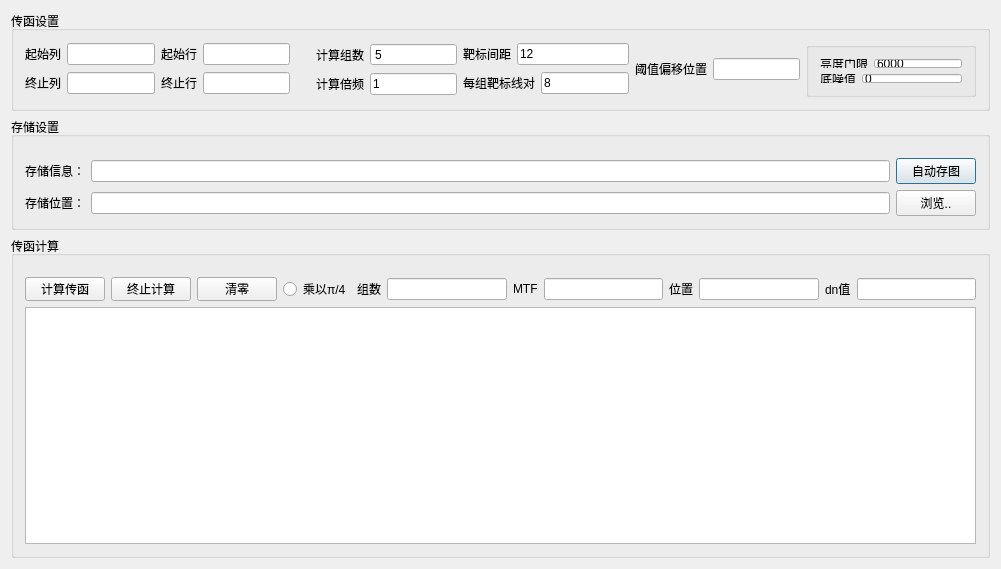
<?xml version="1.0" encoding="UTF-8"?>
<ui version="4.0">
 <class>MTF</class>
 <widget class="QDialog" name="MTF">
  <property name="geometry">
   <rect>
    <x>0</x>
    <y>0</y>
    <width>1001</width>
    <height>569</height>
   </rect>
  </property>
  <property name="windowTitle">
   <string>MTF</string>
  </property>
  <layout class="QVBoxLayout" name="verticalLayout">
   <item>
    <widget class="QGroupBox" name="groupBox">
     <property name="minimumSize">
      <size>
       <width>0</width>
       <height>100</height>
      </size>
     </property>
     <property name="maximumSize">
      <size>
       <width>16777215</width>
       <height>100</height>
      </size>
     </property>
     <property name="title">
      <string>传函设置</string>
     </property>
     <property name="flat">
      <bool>false</bool>
     </property>
     <layout class="QHBoxLayout" name="horizontalLayout" stretch="0,0,0,0,0,0,0">
      <item>
       <layout class="QVBoxLayout" name="verticalLayout_9">
        <item>
         <layout class="QHBoxLayout" name="horizontalLayout_15">
          <item>
           <widget class="QLabel" name="label_11">
            <property name="text">
             <string>起始列</string>
            </property>
           </widget>
          </item>
          <item>
           <widget class="QLineEdit" name="lineEdit_start_col"/>
          </item>
         </layout>
        </item>
        <item>
         <layout class="QHBoxLayout" name="horizontalLayout_14">
          <item>
           <widget class="QLabel" name="label_10">
            <property name="text">
             <string>终止列</string>
            </property>
           </widget>
          </item>
          <item>
           <widget class="QLineEdit" name="lineEdit_end_col"/>
          </item>
         </layout>
        </item>
       </layout>
      </item>
      <item>
       <layout class="QVBoxLayout" name="verticalLayout_10">
        <item>
         <layout class="QHBoxLayout" name="horizontalLayout_17">
          <item>
           <widget class="QLabel" name="label_12">
            <property name="text">
             <string>起始行</string>
            </property>
           </widget>
          </item>
          <item>
           <widget class="QLineEdit" name="lineEdit_start_row"/>
          </item>
         </layout>
        </item>
        <item>
         <layout class="QHBoxLayout" name="horizontalLayout_19">
          <item>
           <widget class="QLabel" name="label_17">
            <property name="text">
             <string>终止行</string>
            </property>
           </widget>
          </item>
          <item>
           <widget class="QLineEdit" name="lineEdit_end_row"/>
          </item>
         </layout>
        </item>
       </layout>
      </item>
      <item>
       <spacer name="horizontalSpacer">
        <property name="orientation">
         <enum>Qt::Horizontal</enum>
        </property>
        <property name="sizeHint" stdset="0">
         <size>
          <width>40</width>
          <height>20</height>
         </size>
        </property>
       </spacer>
      </item>
      <item>
       <layout class="QVBoxLayout" name="verticalLayout_7">
        <item>
         <layout class="QHBoxLayout" name="horizontalLayout_10">
          <item>
           <widget class="QLabel" name="label_6">
            <property name="text">
             <string>计算组数</string>
            </property>
           </widget>
          </item>
          <item>
           <widget class="QSpinBox" name="spinBox_mtf_array">
            <property name="sizePolicy">
             <sizepolicy hsizetype="Expanding" vsizetype="Fixed">
              <horstretch>0</horstretch>
              <verstretch>0</verstretch>
             </sizepolicy>
            </property>
            <property name="frame">
             <bool>true</bool>
            </property>
            <property name="buttonSymbols">
             <enum>QAbstractSpinBox::NoButtons</enum>
            </property>
            <property name="accelerated">
             <bool>false</bool>
            </property>
            <property name="suffix">
             <string/>
            </property>
            <property name="minimum">
             <number>1</number>
            </property>
            <property name="maximum">
             <number>10</number>
            </property>
            <property name="value">
             <number>5</number>
            </property>
           </widget>
          </item>
         </layout>
        </item>
        <item>
         <layout class="QHBoxLayout" name="horizontalLayout_11">
          <item>
           <widget class="QLabel" name="label_4">
            <property name="text">
             <string>计算倍频</string>
            </property>
           </widget>
          </item>
          <item>
           <widget class="QLineEdit" name="lineEdit_mtf_sample">
            <property name="text">
             <string>1</string>
            </property>
           </widget>
          </item>
         </layout>
        </item>
       </layout>
      </item>
      <item>
       <layout class="QVBoxLayout" name="verticalLayout_5">
        <item>
         <layout class="QHBoxLayout" name="horizontalLayout_6">
          <item>
           <widget class="QLabel" name="label_3">
            <property name="text">
             <string>靶标间距</string>
            </property>
           </widget>
          </item>
          <item>
           <widget class="QLineEdit" name="lineEdit_mtf_to_mtf">
            <property name="text">
             <string>12</string>
            </property>
           </widget>
          </item>
         </layout>
        </item>
        <item>
         <layout class="QHBoxLayout" name="horizontalLayout_7">
          <item>
           <widget class="QLabel" name="label_21">
            <property name="text">
             <string>每组靶标线对</string>
            </property>
           </widget>
          </item>
          <item>
           <widget class="QLineEdit" name="lineEdit_mtf_count">
            <property name="text">
             <string>8</string>
            </property>
           </widget>
          </item>
         </layout>
        </item>
       </layout>
      </item>
      <item>
       <layout class="QVBoxLayout" name="verticalLayout_8">
        <item>
         <layout class="QHBoxLayout" name="horizontalLayout_20">
          <item>
           <widget class="QLabel" name="label_23">
            <property name="text">
             <string>阈值偏移位置</string>
            </property>
           </widget>
          </item>
          <item>
           <widget class="QLineEdit" name="lineEdit_mtf_seek_pos">
            <property name="text">
             <string/>
            </property>
           </widget>
          </item>
         </layout>
        </item>
       </layout>
      </item>
      <item>
       <widget class="QGroupBox" name="groupBox_hide">
        <layout class="QVBoxLayout" name="verticalLayout_hide" stretch="0,0">
         <item>
          <layout class="QHBoxLayout" name="horizontalLayout_5">
           <item>
            <widget class="QLabel" name="label_5">
             <property name="text">
              <string>亮度门限</string>
             </property>
            </widget>
           </item>
           <item>
            <widget class="QLineEdit" name="lineEdit_target_th">
             <property name="text">
              <string>6000</string>
             </property>
            </widget>
           </item>
          </layout>
         </item>
         <item>
          <layout class="QHBoxLayout" name="horizontalLayout_18">
           <item>
            <widget class="QLabel" name="label_18">
             <property name="text">
              <string>底噪值</string>
             </property>
            </widget>
           </item>
           <item>
            <widget class="QLineEdit" name="lineEdit_bottom_noise">
             <property name="text">
              <string>0</string>
             </property>
            </widget>
           </item>
          </layout>
         </item>
        </layout>
       </widget>
      </item>
     </layout>
    </widget>
   </item>
   <item>
    <widget class="QGroupBox" name="groupBox_3">
     <property name="title">
      <string>存储设置</string>
     </property>
     <layout class="QHBoxLayout" name="horizontalLayout_2">
      <item>
       <layout class="QVBoxLayout" name="verticalLayout_2">
        <item>
         <spacer name="verticalSpacer">
          <property name="orientation">
           <enum>Qt::Vertical</enum>
          </property>
          <property name="sizeType">
           <enum>QSizePolicy::Fixed</enum>
          </property>
          <property name="sizeHint" stdset="0">
           <size>
            <width>20</width>
            <height>10</height>
           </size>
          </property>
         </spacer>
        </item>
        <item>
         <layout class="QHBoxLayout" name="horizontalLayout_12">
          <item>
           <widget class="QLabel" name="label_8">
            <property name="text">
             <string>存储信息：</string>
            </property>
           </widget>
          </item>
          <item>
           <widget class="QLineEdit" name="lineEdit_save_info"/>
          </item>
          <item>
           <widget class="QPushButton" name="pushButton_save">
            <property name="minimumSize">
             <size>
              <width>70</width>
              <height>20</height>
             </size>
            </property>
            <property name="baseSize">
             <size>
              <width>70</width>
              <height>20</height>
             </size>
            </property>
            <property name="text">
             <string>自动存图</string>
            </property>
           </widget>
          </item>
         </layout>
        </item>
        <item>
         <layout class="QHBoxLayout" name="horizontalLayout_16">
          <item>
           <widget class="QLabel" name="label_16">
            <property name="text">
             <string>存储位置：</string>
            </property>
           </widget>
          </item>
          <item>
           <widget class="QLineEdit" name="lineEdit_folder"/>
          </item>
          <item>
           <widget class="QPushButton" name="pushButton_folder">
            <property name="minimumSize">
             <size>
              <width>70</width>
              <height>20</height>
             </size>
            </property>
            <property name="baseSize">
             <size>
              <width>70</width>
              <height>20</height>
             </size>
            </property>
            <property name="text">
             <string>浏览..</string>
            </property>
           </widget>
          </item>
         </layout>
        </item>
       </layout>
      </item>
     </layout>
    </widget>
   </item>
   <item>
    <widget class="QGroupBox" name="groupBox_2">
     <property name="title">
      <string>传函计算</string>
     </property>
     <layout class="QVBoxLayout" name="verticalLayout_3">
      <item>
       <spacer name="verticalSpacer_2">
        <property name="orientation">
         <enum>Qt::Vertical</enum>
        </property>
        <property name="sizeType">
         <enum>QSizePolicy::Fixed</enum>
        </property>
        <property name="sizeHint" stdset="0">
         <size>
          <width>5</width>
          <height>10</height>
         </size>
        </property>
       </spacer>
      </item>
      <item>
       <layout class="QHBoxLayout" name="horizontalLayout_3">
        <item>
         <widget class="QPushButton" name="pushButton_startCal">
          <property name="minimumSize">
           <size>
            <width>70</width>
            <height>20</height>
           </size>
          </property>
          <property name="text">
           <string>计算传函</string>
          </property>
         </widget>
        </item>
        <item>
         <widget class="QPushButton" name="pushButton_stopCal">
          <property name="minimumSize">
           <size>
            <width>70</width>
            <height>20</height>
           </size>
          </property>
          <property name="text">
           <string>终止计算</string>
          </property>
         </widget>
        </item>
        <item>
         <widget class="QPushButton" name="pushButton_Zero">
          <property name="minimumSize">
           <size>
            <width>70</width>
            <height>20</height>
           </size>
          </property>
          <property name="text">
           <string>清零</string>
          </property>
         </widget>
        </item>
        <item>
         <widget class="QRadioButton" name="radioButton_ctf">
          <property name="text">
           <string>乘以π/4</string>
          </property>
         </widget>
        </item>
        <item>
         <widget class="QLabel" name="label_13">
          <property name="text">
           <string>组数</string>
          </property>
         </widget>
        </item>
        <item>
         <widget class="QLineEdit" name="lineEdit_mtf_array_max">
          <property name="readOnly">
           <bool>true</bool>
          </property>
         </widget>
        </item>
        <item>
         <widget class="QLabel" name="label_14">
          <property name="text">
           <string>MTF</string>
          </property>
         </widget>
        </item>
        <item>
         <widget class="QLineEdit" name="lineEdit_mtf_max">
          <property name="readOnly">
           <bool>true</bool>
          </property>
         </widget>
        </item>
        <item>
         <widget class="QLabel" name="label_15">
          <property name="text">
           <string>位置</string>
          </property>
         </widget>
        </item>
        <item>
         <widget class="QLineEdit" name="lineEdit_mtf_position_max">
          <property name="readOnly">
           <bool>true</bool>
          </property>
         </widget>
        </item>
        <item>
         <widget class="QLabel" name="label_20">
          <property name="text">
           <string>dn值</string>
          </property>
         </widget>
        </item>
        <item>
         <widget class="QLineEdit" name="lineEdit_mtf_dn_max">
          <property name="readOnly">
           <bool>true</bool>
          </property>
         </widget>
        </item>
       </layout>
      </item>
      <item>
       <widget class="QTableWidget" name="tableWidget_mtf"/>
      </item>
     </layout>
    </widget>
   </item>
  </layout>
 </widget>
 <layoutdefault spacing="6" margin="11"/>
 <resources/>
 <connections/>
</ui>
